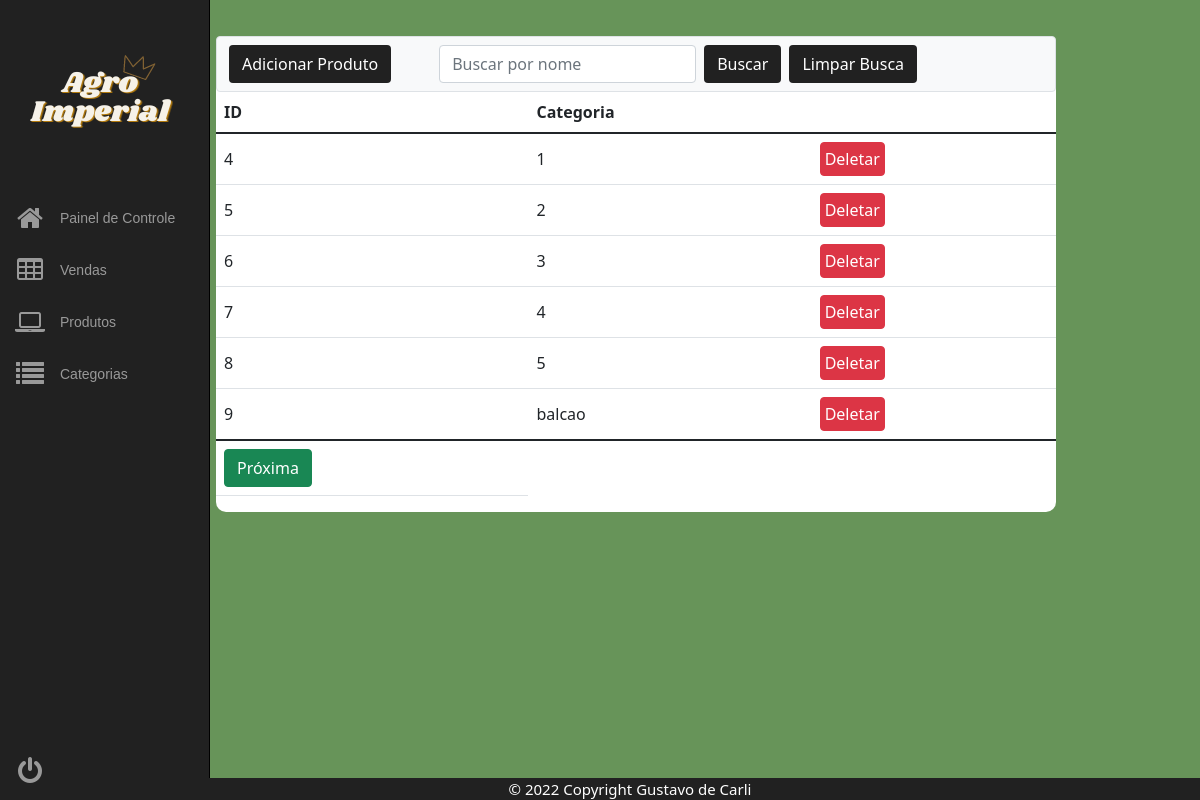
The app's page /categorias.php (signed in) with its own data.
### tables this page shows
CREATE TABLE `categorias` (
  `id` int(11) NOT NULL,
  `nomec` varchar(400) NOT NULL
);

### categorias.php (the view, shortened to what this page needs)
<!DOCTYPE html>
<html lang="PT-br">
<head>
    <link href="https://cdn.jsdelivr.net/npm/bootstrap@5.1.3/dist/css/bootstrap.min.css" rel="stylesheet">
    <link href="style.css" rel="stylesheet" type="text/css" />
    <link rel="stylesheet" type="text/css" href="https://netdna.bootstrapcdn.com/font-awesome/4.0.3/css/font-awesome.css" rel="stylesheet">
</head>
<body>
    <div class='inicio'>
        <div class="tabela position-absolute top-0 start-50 translate-middle-x">
            <nav class="navbar bg-light border rounded">
                <form action="categorias.php" method='POST' class="container-fluid justify-content-start">
                    <div class="col-auto">
                        <button id="novo" type="button" class="botao btn " data-bs-toggle="modal" data-bs-target="#exampleModal2">
                            Adicionar Produto
                        </button>
                    </div>
                    <div class="ms-5 col-auto">
                        <input class="form-control" id='busca' name="busca" type="text" placeholder="Buscar por nome">
                    </div>
                    <div class="ms-2 col-auto">
                        <input class="buscar btn" name='buscar2' type="submit" value='Buscar'>
                    </div>
                    <div class="ms-2 col-auto">
                        <button class="buscar btn" name='limpa' type="button" value='Buscar'><a class='buscar' href='categorias.php'>Limpar Busca</a></button>
                    </div>
                </form>
            </nav>
            <table class="table align-middle">
                <thead>
                    <tr>
                        <th scope="col">ID</th>
                        <th scope="col">Categoria</th>
                    </tr>
                </thead>
                <tbody>
                    <?php
                    if (isset($_GET['pagina'])) {
                        $pagina = $_GET['pagina'];
                        $pc = $pagina;
                    } else {
                        $pc = 1;
                    }
                    $total_reg = "10";
                    $inicio = $pc - 1;
                    $inicio = $inicio * $total_reg;
                    $connection = DB::getInstance();
                    if (isset($_POST['busca'])) {
                    $b1 = $_POST['busca'];
                    if($_POST['busca'] == ''){
                        $stmt = $connection->query("SELECT * FROM categorias LIMIT $inicio,$total_reg");
                    }else{
                        $stmt = $connection->query("SELECT * FROM categorias WHERE nome='$b1' LIMIT $inicio,$total_reg");
                    }
                    }else{
                    $stmt = $connection->query("SELECT * FROM categorias LIMIT $inicio,$total_reg");
                    }
                    $stmt->setFetchMode(PDO::FETCH_ASSOC);
                    $dados11 = $stmt->fetchAll();
                    foreach ($dados11 as $cat) {
                    ?>
                        <tr>
                            <td><?php echo $cat['id'] ?></td>
                            <td><?php echo $cat['nomec'] ?></td>
                            <td><form action='lib/delcat.php' method='POST'><button id='idcat' name='idcat' class="btn btn-danger p-1" type='submit' value="<?php echo $cat['id']?>">Deletar</button></form></td>
                        </tr>
                    <?php } ?>
                </tbody>
                <tfoot>
                    <tr>
                        <?php
                        $tr = $stmt->rowCount();
                        $proximo = $pc + 1;
                        if ($pc < $tr) {
                            echo "<td class='fot' ><a class='btn btn-success' href='?pagina=$proximo'>Próxima</a></td>";
                        }
                        ?>
                </tfoot>
            </table>
        </div>
    </div>
</body>
</html>

### style.css (style rules this page uses)
a { text-decoration:none; color:#444444; }
a { text-decoration:none; color:#2c7715; }
.fa-2x { font-size: 2em; }
.fa { position: relative; display: table-cell; width: 60px; height: 36px; text-align: center; vertical-align: middle; font-size:20px; }
.main-menu { background:#212121; border-right:1px solid #000000; position:absolute; top:0; bottom:0; height:100%; left:0; width:60px; overflow:hidden; -webkit-transition:width .05s linear; transition:width .05s linear; -webkit-transform:translateZ(0) scale(1,1); z-index:1000; }
.main-menu>ul { margin:7px 0; }
.main-menu li { position:relative; display:block; width:210px; }
.main-menu li>a { position:relative; display:table; border-collapse:collapse; border-spacing:0; color:#999; font-family: arial; font-size: 14px; text-decoration:none; -webkit-transform:translateZ(0) scale(1,1); -webkit-transition:all .1s linear; transition:all .1s linear; }
.main-menu>ul.logout { position:absolute; left:0; bottom:0; }
nav { -webkit-user-select:none; -moz-user-select:none; -ms-user-select:none; -o-user-select:none; user-select:none; }
nav ul,nav li { outline:0; margin:0; padding:0; }
.inicio { margin-left: 60px; }
.tabela { margin-top: 3%; width: 70%; background-color: white; margin-left: 3%; border-radius: 10px; }
body { background-color: #679459; }
.rodape { background-color: #212121; color: white; margin-left: 60px; position: absolute; font-size: 15px; }
.botao { background-color: #212121; color: white; }
.buscar { background-color: #212121; color: white; }
.fot { margin-left: 35%; }

### records on screen
categorias: id "4", nomec "1"
categorias: id "5", nomec "2"
categorias: id "6", nomec "3"
categorias: id "7", nomec "4"
categorias: id "8", nomec "5"
categorias: id "9", nomec "balcao"
